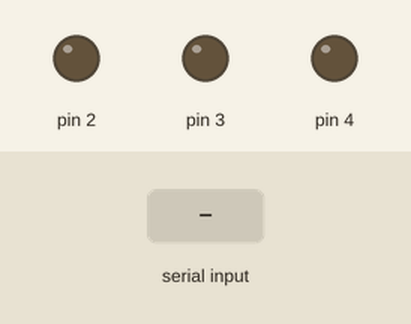
This sketch was run on a simulated Arduino Uno, built with avr-gcc and run on an emulated ATmega328P. Shown: output pins drawn as LEDs (lit = HIGH). The inputs (shaded band) are chosen by the test bench.

Above: at 1.2 s.
1.3 s: "a" received over Serial
At 2.1 s:
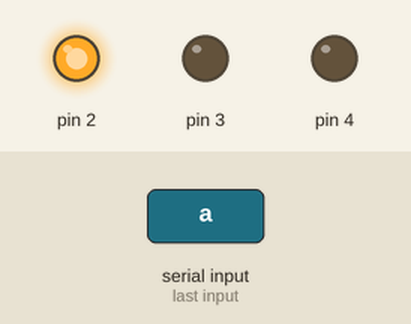
2.8 s: "b" received over Serial
At 3.3 s:
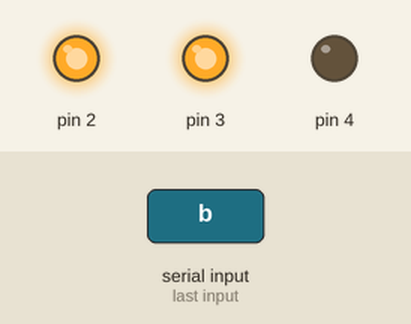
4.3 s: "c" received over Serial
At 5.5 s:
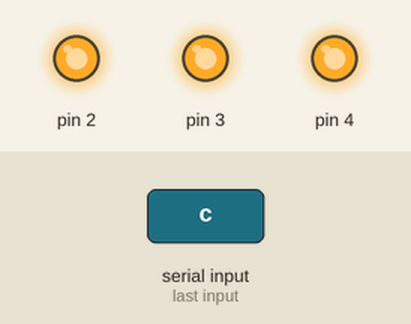
5.8 s: "1" received over Serial
At 6.8 s:
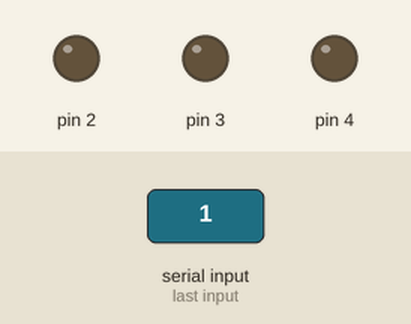
7.3 s: "b" received over Serial
At 7.9 s:
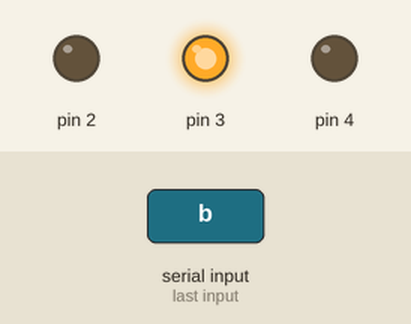
8.8 s: "0" received over Serial
At 9.1 s:
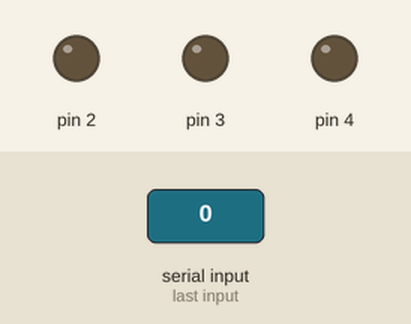
Timing chart, 0 to 11.3 s (numbered marks = the images above; inputs shaded):
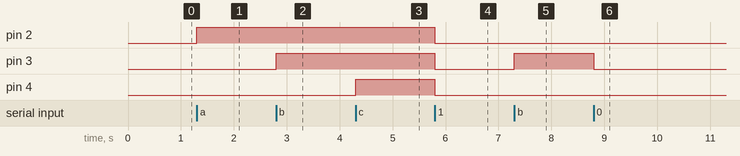

The sketch:

Rled.ino
```cpp
const int sensorMin = 0;      // sensor minimum, discovered through experiment
const int sensorMax = 1024;    // sensor maximum, discovered through experiment


void setup() {
  // put your setup code here, to run once:
 Serial.begin(9600);
  for (int thisPin = 2; thisPin < 5; thisPin++)
    pinMode(thisPin, OUTPUT);
}
void loop() {
  if (Serial.available() > 0) {
    int inByte = Serial.read();
    // do something different depending on the character received.
    // The switch statement expects single number values for each case; in this
    // example, though, you're using single quotes to tell the controller to get
    // the ASCII value for the character. For example 'a' = 97, 'b' = 98,
    // and so forth:

    switch (inByte) {
      case 'a':
        digitalWrite(2, HIGH);
        break;
      case 'b':
        digitalWrite(3, HIGH);
        break;
      case 'c':
        digitalWrite(4, HIGH);
        break;
      default:
        // turn all the LEDs off:
        for (int thisPin = 2; thisPin < 5; thisPin++) {
          digitalWrite(thisPin, LOW);
        }
    }
  }
}
```

Measured:
- after the input at 1.3 s, pin 2: LOW → HIGH at once
- after the input at 2.8 s, pin 3: LOW → HIGH at once
- after the input at 4.3 s, pin 4: LOW → HIGH at once
- after the input at 5.8 s, pin 2–4: HIGH → LOW at once
- after the input at 7.3 s, pin 3: LOW → HIGH at once
- after the input at 8.8 s, pin 3: HIGH → LOW at once
